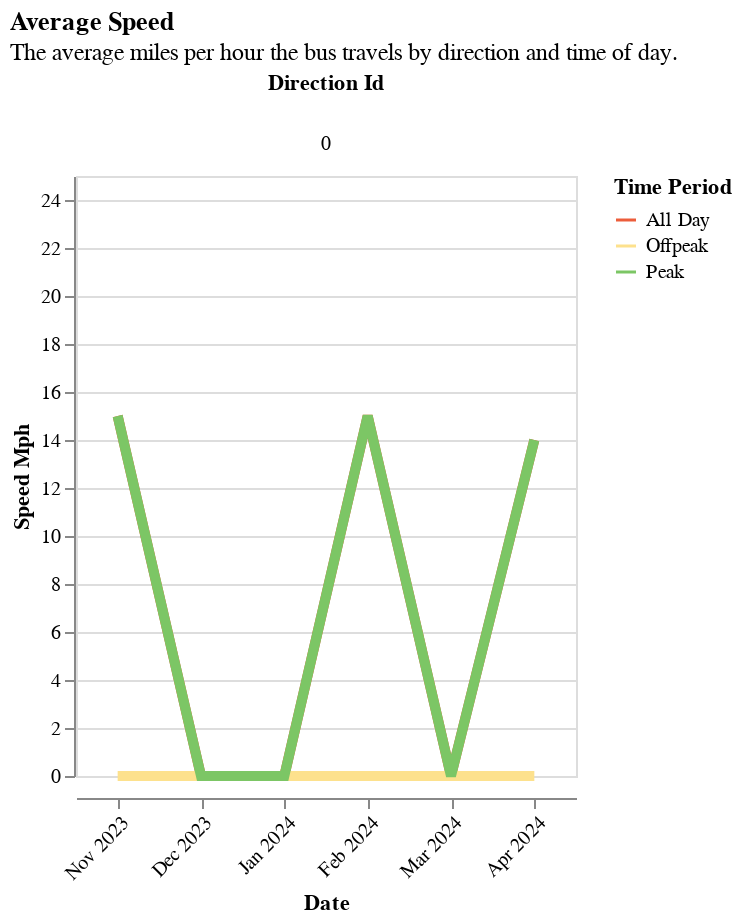

This figure's notebook cell:
### Markdown cell above
#### Speed MPH (Done)
* Needs a different type of chart.

### Code cell
section3.base_facet_line(
    one_route,
    "speed_mph",
    "Average Speed",
    "The average miles per hour the bus travels by direction and time of day.",
)

### Figure 1 — Vega-Lite specification as saved in the notebook (floating-point values rounded to 4 significant figures)
{"config": {"view": {"continuousWidth": 300, "continuousHeight": 300}}, "data": {"name": "data-b28c095d240a07f475c0f459aba40835"}, "facet": {"column": {"field": "direction_id", "title": "Direction Id", "type": "nominal"}}, "spec": {"mark": {"type": "line", "size": 5}, "encoding": {"color": {"field": "time_period", "scale": {"range": ["#ec5d3b", "#fde18d", "#7cc665"]}, "title": "Time Period", "type": "nominal"}, "strokeWidth": {"condition": {"test": "datum.time_peak == 'All Day'", "value": 10}, "value": 1}, "tooltip": [{"field": "route_combined_name", "type": "nominal"}, {"field": "route_id", "type": "nominal"}, {"field": "direction_id", "type": "quantitative"}, {"field": "time_period", "type": "nominal"}, {"field": "speed_mph_str", "type": "nominal"}], "x": {"axis": {"format": "%b %Y", "labelAngle": -45}, "field": "service_date", "timeUnit": "yearmonthdate", "title": "Date", "type": "ordinal"}, "y": {"field": "speed_mph", "scale": {"domain": [0, 25]}, "title": "Speed Mph", "type": "quantitative"}}, "height": 300, "name": "view_1", "width": 250}, "params": [{"name": "param_1", "select": {"type": "point", "fields": ["time_period"]}, "bind": "legend", "views": ["view_1"]}], "title": {"text": ["Average Speed"], "subtitle": ["The average miles per hour the bus travels by direction and time of day."]}, "$schema": "https://vega.github.io/schema/vega-lite/v5.14.1.json", "datasets": {"data-b28c095d240a07f475c0f459aba40835": [{"schedule_gtfs_dataset_key": "a253a8d7acd57657bb98050f37dd6b0f", "direction_id": 0.0, "time_period": "All Day", "avg_scheduled_service_minutes": 52.0, "avg_stop_miles": 0.2, "n_scheduled_trips": 12, "frequency": 0.5, "service_date": "2023-11-15T00:00:00", "minutes_atleast1_vp": 715, "minutes_atleast2_vp": 706, "total_rt_service_minutes": 703.5, "total_scheduled_service_minutes": 624.0, "total_vp": 2121, "vp_in_shape": 2121, "is_early": 0, "is_ontime": 3, "is_late": 9, "n_vp_trips": 12, "vp_per_minute": 3.01, "pct_in_shape": 100.0, "pct_rt_journey_atleast1_vp": 100.0, "pct_rt_journey_atleast2_vp": 100.0, "pct_sched_journey_atleast1_vp": 100.0, "pct_sched_journey_atleast2_vp": 100.0, "rt_sched_journey_ratio": 1.13, "avg_rt_service_minutes": 58.63, "sched_rt_category": "schedule_and_vp", "speed_mph": 15, "name": "Humboldt Schedule", "route_long_name": "AMRTS Gold Route", "route_short_name": "A Gold", "route_combined_name": "AMRTS Gold Route", "route_id": "14", "typology": "rapid", "schedule_source_record_id": "recGTiyx7VcxcUkRu", "base64_url": "aHR0cHM6Ly9kYXRhLnRyaWxsaXVtdHJhbnNpdC5jb20vZ3Rmcy9odW1ib2xkdGNvdW50eS1jYS11cy9odW1ib2xkdGNvdW50eS1jYS11cy56aXA=", "organization_source_record_id": "recynxkqEoo9dJEvw", "organization_name": "City of Eureka", "caltrans_district": "01 - Eureka", "rt_sched_journey_ratio_cat": "Late by 1-25% of the scheduled time", "frequency_cat": "<1 trip/hour", "vp_per_minute_cat": "3+ pings per minute (target)", "ruler_100_pct": 100, "ruler_for_vp_per_min": 2, "frequency_in_minutes": 120.0, "speed_mph_str": "15"}, {"schedule_gtfs_dataset_key": "a253a8d7acd57657bb98050f37dd6b0f", "direction_id": 0.0, "time_period": "All Day", "avg_scheduled_service_minutes": 52.0, "avg_stop_miles": 0.2, "n_scheduled_trips": 12, "frequency": 0.5, "service_date": "2023-12-13T00:00:00", "minutes_atleast1_vp": 703, "minutes_atleast2_vp": 700, "total_rt_service_minutes": 704.0, "total_scheduled_service_minutes": 624.0, "total_vp": 2097, "vp_in_shape": 2097, "is_early": 0, "is_ontime": 1, "is_late": 11, "n_vp_trips": 12, "vp_per_minute": 2.98, "pct_in_shape": 100.0, "pct_rt_journey_atleast1_vp": 100.0, "pct_rt_journey_atleast2_vp": 99.0, "pct_sched_journey_atleast1_vp": 100.0, "pct_sched_journey_atleast2_vp": 100.0, "rt_sched_journey_ratio": 1.13, "avg_rt_service_minutes": 58.67, "sched_rt_category": "schedule_and_vp", "speed_mph": 0, "name": "Humboldt Schedule", "route_long_name": "AMRTS Gold Route", "route_short_name": "A Gold", "route_combined_name": "AMRTS Gold Route", "route_id": "14", "typology": "rapid", "schedule_source_record_id": "recGTiyx7VcxcUkRu", "base64_url": "aHR0cHM6Ly9kYXRhLnRyaWxsaXVtdHJhbnNpdC5jb20vZ3Rmcy9odW1ib2xkdGNvdW50eS1jYS11cy9odW1ib2xkdGNvdW50eS1jYS11cy56aXA=", "organization_source_record_id": "recynxkqEoo9dJEvw", "organization_name": "City of Eureka", "caltrans_district": "01 - Eureka", "rt_sched_journey_ratio_cat": "Late by 1-25% of the scheduled time", "frequency_cat": "<1 trip/hour", "vp_per_minute_cat": "<3 pings/minute", "ruler_100_pct": 100, "ruler_for_vp_per_min": 2, "frequency_in_minutes": 120.0, "speed_mph_str": "0"}, {"schedule_gtfs_dataset_key": "a253a8d7acd57657bb98050f37dd6b0f", "direction_id": 0.0, "time_period": "All Day", "avg_scheduled_service_minutes": 52.0, "avg_stop_miles": 0.19, "n_scheduled_trips": 12, "frequency": 0.5, "service_date": "2024-01-17T00:00:00", "minutes_atleast1_vp": 732, "minutes_atleast2_vp": 723, "total_rt_service_minutes": 720.1, "total_scheduled_service_minutes": 624.0, "total_vp": 2173, "vp_in_shape": 2173, "is_early": 0, "is_ontime": 1, "is_late": 11, "n_vp_trips": 12, "vp_per_minute": 3.02, "pct_in_shape": 100.0, "pct_rt_journey_atleast1_vp": 100.0, "pct_rt_journey_atleast2_vp": 100.0, "pct_sched_journey_atleast1_vp": 100.0, "pct_sched_journey_atleast2_vp": 100.0, "rt_sched_journey_ratio": 1.15, "avg_rt_service_minutes": 60.01, "sched_rt_category": "schedule_and_vp", "speed_mph": 0, "name": "Humboldt Schedule", "route_long_name": "AMRTS Gold Route", "route_short_name": "A Gold", "route_combined_name": "AMRTS Gold Route", "route_id": "14", "typology": "rapid", "schedule_source_record_id": "recGTiyx7VcxcUkRu", "base64_url": "aHR0cHM6Ly9kYXRhLnRyaWxsaXVtdHJhbnNpdC5jb20vZ3Rmcy9odW1ib2xkdGNvdW50eS1jYS11cy9odW1ib2xkdGNvdW50eS1jYS11cy56aXA=", "organization_source_record_id": "recynxkqEoo9dJEvw", "organization_name": "City of Eureka", "caltrans_district": "01 - Eureka", "rt_sched_journey_ratio_cat": "Late by 1-25% of the scheduled time", "frequency_cat": "<1 trip/hour", "vp_per_minute_cat": "3+ pings per minute (target)", "ruler_100_pct": 100, "ruler_for_vp_per_min": 2, "frequency_in_minutes": 120.0, "speed_mph_str": "0"}, {"schedule_gtfs_dataset_key": "a253a8d7acd57657bb98050f37dd6b0f", "direction_id": 0.0, "time_period": "All Day", "avg_scheduled_service_minutes": 52.0, "avg_stop_miles": 0.19, "n_scheduled_trips": 12, "frequency": 0.5, "service_date": "2024-02-14T00:00:00", "minutes_atleast1_vp": 716, "minutes_atleast2_vp": 709, "total_rt_service_minutes": 703.7, "total_scheduled_service_minutes": 624.0, "total_vp": 2124, "vp_in_shape": 2124, "is_early": 1, "is_ontime": 0, "is_late": 11, "n_vp_trips": 12, "vp_per_minute": 3.02, "pct_in_shape": 100.0, "pct_rt_journey_atleast1_vp": 100.0, "pct_rt_journey_atleast2_vp": 100.0, "pct_sched_journey_atleast1_vp": 100.0, "pct_sched_journey_atleast2_vp": 100.0, "rt_sched_journey_ratio": 1.13, "avg_rt_service_minutes": 58.64, "sched_rt_category": "schedule_and_vp", "speed_mph": 15, "name": "Humboldt Schedule", "route_long_name": "AMRTS Gold Route", "route_short_name": "A Gold", "route_combined_name": "AMRTS Gold Route", "route_id": "14", "typology": "rapid", "schedule_source_record_id": "recGTiyx7VcxcUkRu", "base64_url": "aHR0cHM6Ly9kYXRhLnRyaWxsaXVtdHJhbnNpdC5jb20vZ3Rmcy9odW1ib2xkdGNvdW50eS1jYS11cy9odW1ib2xkdGNvdW50eS1jYS11cy56aXA=", "organization_source_record_id": "recynxkqEoo9dJEvw", "organization_name": "City of Eureka", "caltrans_district": "01 - Eureka", "rt_sched_journey_ratio_cat": "Late by 1-25% of the scheduled time", "frequency_cat": "<1 trip/hour", "vp_per_minute_cat": "3+ pings per minute (target)", "ruler_100_pct": 100, "ruler_for_vp_per_min": 2, "frequency_in_minutes": 120.0, "speed_mph_str": "15"}, {"schedule_gtfs_dataset_key": "a253a8d7acd57657bb98050f37dd6b0f", "direction_id": 0.0, "time_period": "All Day", "avg_scheduled_service_minutes": 52.0, "avg_stop_miles": 0.19, "n_scheduled_trips": 12, "frequency": 0.5, "service_date": "2024-03-13T00:00:00", "minutes_atleast1_vp": 717, "minutes_atleast2_vp": 701, "total_rt_service_minutes": 709.0, "total_scheduled_service_minutes": 624.0, "total_vp": 2111, "vp_in_shape": 2104, "is_early": 0, "is_ontime": 3, "is_late": 9, "n_vp_trips": 12, "vp_per_minute": 2.98, "pct_in_shape": 100.0, "pct_rt_journey_atleast1_vp": 100.0, "pct_rt_journey_atleast2_vp": 99.0, "pct_sched_journey_atleast1_vp": 100.0, "pct_sched_journey_atleast2_vp": 100.0, "rt_sched_journey_ratio": 1.14, "avg_rt_service_minutes": 59.09, "sched_rt_category": "schedule_and_vp", "speed_mph": 0, "name": "Humboldt Schedule", "route_long_name": "AMRTS Gold Route", "route_short_name": "A Gold", "route_combined_name": "AMRTS Gold Route", "route_id": "14", "typology": "rapid", "schedule_source_record_id": "recGTiyx7VcxcUkRu", "base64_url": "aHR0cHM6Ly9kYXRhLnRyaWxsaXVtdHJhbnNpdC5jb20vZ3Rmcy9odW1ib2xkdGNvdW50eS1jYS11cy9odW1ib2xkdGNvdW50eS1jYS11cy56aXA=", "organization_source_record_id": "recynxkqEoo9dJEvw", "organization_name": "City of Eureka", "caltrans_district": "01 - Eureka", "rt_sched_journey_ratio_cat": "Late by 1-25% of the scheduled time", "frequency_cat": "<1 trip/hour", "vp_per_minute_cat": "<3 pings/minute", "ruler_100_pct": 100, "ruler_for_vp_per_min": 2, "frequency_in_minutes": 120.0, "speed_mph_str": "0"}, {"schedule_gtfs_dataset_key": "a253a8d7acd57657bb98050f37dd6b0f", "direction_id": 0.0, "time_period": "All Day", "avg_scheduled_service_minutes": 52.0, "avg_stop_miles": 0.19, "n_scheduled_trips": 12, "frequency": 0.5, "service_date": "2024-04-17T00:00:00", "minutes_atleast1_vp": 714, "minutes_atleast2_vp": 707, "total_rt_service_minutes": 703.8, "total_scheduled_service_minutes": 624.0, "total_vp": 2119, "vp_in_shape": 2118, "is_early": 0, "is_ontime": 1, "is_late": 11, "n_vp_trips": 12, "vp_per_minute": 3.01, "pct_in_shape": 100.0, "pct_rt_journey_atleast1_vp": 100.0, "pct_rt_journey_atleast2_vp": 100.0, "pct_sched_journey_atleast1_vp": 100.0, "pct_sched_journey_atleast2_vp": 100.0, "rt_sched_journey_ratio": 1.13, "avg_rt_service_minutes": 58.65, "sched_rt_category": "schedule_and_vp", "speed_mph": 14, "name": "Humboldt Schedule", "route_long_name": "AMRTS Gold Route", "route_short_name": "A Gold", "route_combined_name": "AMRTS Gold Route", "route_id": "14", "typology": "rapid", "schedule_source_record_id": "recGTiyx7VcxcUkRu", "base64_url": "aHR0cHM6Ly9kYXRhLnRyaWxsaXVtdHJhbnNpdC5jb20vZ3Rmcy9odW1ib2xkdGNvdW50eS1jYS11cy9odW1ib2xkdGNvdW50eS1jYS11cy56aXA=", "organization_source_record_id": "recynxkqEoo9dJEvw", "organization_name": "City of Eureka", "caltrans_district": "01 - Eureka", "rt_sched_journey_ratio_cat": "Late by 1-25% of the scheduled time", "frequency_cat": "<1 trip/hour", "vp_per_minute_cat": "3+ pings per minute (target)", "ruler_100_pct": 100, "ruler_for_vp_per_min": 2, "frequency_in_minutes": 120.0, "speed_mph_str": "14"}, {"schedule_gtfs_dataset_key": "a253a8d7acd57657bb98050f37dd6b0f", "direction_id": 0.0, "time_period": "Offpeak", "avg_scheduled_service_minutes": 52.0, "avg_stop_miles": 0.2, "n_scheduled_trips": 5, "frequency": 0.31, "service_date": "2023-11-15T00:00:00", "minutes_atleast1_vp": 305, "minutes_atleast2_vp": 301, "total_rt_service_minutes": 299.7, "total_scheduled_service_minutes": 260.0, "total_vp": 904, "vp_in_shape": 904, "is_early": 0, "is_ontime": 1, "is_late": 4, "n_vp_trips": 5, "vp_per_minute": 3.02, "pct_in_shape": 100.0, "pct_rt_journey_atleast1_vp": 100.0, "pct_rt_journey_atleast2_vp": 100.0, "pct_sched_journey_atleast1_vp": 100.0, "pct_sched_journey_atleast2_vp": 100.0, "rt_sched_journey_ratio": 1.15, "avg_rt_service_minutes": 59.94, "sched_rt_category": "schedule_and_vp", "speed_mph": 0, "name": "Humboldt Schedule", "route_long_name": "AMRTS Gold Route", "route_short_name": "A Gold", "route_combined_name": "AMRTS Gold Route", "route_id": "14", "typology": "rapid", "schedule_source_record_id": "recGTiyx7VcxcUkRu", "base64_url": "aHR0cHM6Ly9kYXRhLnRyaWxsaXVtdHJhbnNpdC5jb20vZ3Rmcy9odW1ib2xkdGNvdW50eS1jYS11cy9odW1ib2xkdGNvdW50eS1jYS11cy56aXA=", "organization_source_record_id": "recynxkqEoo9dJEvw", "organization_name": "City of Eureka", "caltrans_district": "01 - Eureka", "rt_sched_journey_ratio_cat": "Late by 1-25% of the scheduled time", "frequency_cat": "<1 trip/hour", "vp_per_minute_cat": "3+ pings per minute (target)", "ruler_100_pct": 100, "ruler_for_vp_per_min": 2, "frequency_in_minutes": 193.5, "speed_mph_str": "0"}, {"schedule_gtfs_dataset_key": "a253a8d7acd57657bb98050f37dd6b0f", "direction_id": 0.0, "time_period": "Offpeak", "avg_scheduled_service_minutes": 52.0, "avg_stop_miles": 0.2, "n_scheduled_trips": 5, "frequency": 0.31, "service_date": "2023-12-13T00:00:00", "minutes_atleast1_vp": 303, "minutes_atleast2_vp": 302, "total_rt_service_minutes": 299.5, "total_scheduled_service_minutes": 260.0, "total_vp": 904, "vp_in_shape": 904, "is_early": 0, "is_ontime": 0, "is_late": 5, "n_vp_trips": 5, "vp_per_minute": 3.02, "pct_in_shape": 100.0, "pct_rt_journey_atleast1_vp": 100.0, "pct_rt_journey_atleast2_vp": 100.0, "pct_sched_journey_atleast1_vp": 100.0, "pct_sched_journey_atleast2_vp": 100.0, "rt_sched_journey_ratio": 1.15, "avg_rt_service_minutes": 59.89, "sched_rt_category": "schedule_and_vp", "speed_mph": 0, "name": "Humboldt Schedule", "route_long_name": "AMRTS Gold Route", "route_short_name": "A Gold", "route_combined_name": "AMRTS Gold Route", "route_id": "14", "typology": "rapid", "schedule_source_record_id": "recGTiyx7VcxcUkRu", "base64_url": "aHR0cHM6Ly9kYXRhLnRyaWxsaXVtdHJhbnNpdC5jb20vZ3Rmcy9odW1ib2xkdGNvdW50eS1jYS11cy9odW1ib2xkdGNvdW50eS1jYS11cy56aXA=", "organization_source_record_id": "recynxkqEoo9dJEvw", "organization_name": "City of Eureka", "caltrans_district": "01 - Eureka", "rt_sched_journey_ratio_cat": "Late by 1-25% of the scheduled time", "frequency_cat": "<1 trip/hour", "vp_per_minute_cat": "3+ pings per minute (target)", "ruler_100_pct": 100, "ruler_for_vp_per_min": 2, "frequency_in_minutes": 193.5, "speed_mph_str": "0"}, {"schedule_gtfs_dataset_key": "a253a8d7acd57657bb98050f37dd6b0f", "direction_id": 0.0, "time_period": "Offpeak", "avg_scheduled_service_minutes": 52.0, "avg_stop_miles": 0.19, "n_scheduled_trips": 5, "frequency": 0.31, "service_date": "2024-01-17T00:00:00", "minutes_atleast1_vp": 304, "minutes_atleast2_vp": 302, "total_rt_service_minutes": 300.2, "total_scheduled_service_minutes": 260.0, "total_vp": 906, "vp_in_shape": 906, "is_early": 0, "is_ontime": 0, "is_late": 5, "n_vp_trips": 5, "vp_per_minute": 3.02, "pct_in_shape": 100.0, "pct_rt_journey_atleast1_vp": 100.0, "pct_rt_journey_atleast2_vp": 100.0, "pct_sched_journey_atleast1_vp": 100.0, "pct_sched_journey_atleast2_vp": 100.0, "rt_sched_journey_ratio": 1.15, "avg_rt_service_minutes": 60.03, "sched_rt_category": "schedule_and_vp", "speed_mph": 0, "name": "Humboldt Schedule", "route_long_name": "AMRTS Gold Route", "route_short_name": "A Gold", "route_combined_name": "AMRTS Gold Route", "route_id": "14", "typology": "rapid", "schedule_source_record_id": "recGTiyx7VcxcUkRu", "base64_url": "aHR0cHM6Ly9kYXRhLnRyaWxsaXVtdHJhbnNpdC5jb20vZ3Rmcy9odW1ib2xkdGNvdW50eS1jYS11cy9odW1ib2xkdGNvdW50eS1jYS11cy56aXA=", "organization_source_record_id": "recynxkqEoo9dJEvw", "organization_name": "City of Eureka", "caltrans_district": "01 - Eureka", "rt_sched_journey_ratio_cat": "Late by 1-25% of the scheduled time", "frequency_cat": "<1 trip/hour", "vp_per_minute_cat": "3+ pings per minute (target)", "ruler_100_pct": 100, "ruler_for_vp_per_min": 2, "frequency_in_minutes": 193.5, "speed_mph_str": "0"}, {"schedule_gtfs_dataset_key": "a253a8d7acd57657bb98050f37dd6b0f", "direction_id": 0.0, "time_period": "Offpeak", "avg_scheduled_service_minutes": 52.0, "avg_stop_miles": 0.19, "n_scheduled_trips": 5, "frequency": 0.31, "service_date": "2024-02-14T00:00:00", "minutes_atleast1_vp": 306, "minutes_atleast2_vp": 304, "total_rt_service_minutes": 301.2, "total_scheduled_service_minutes": 260.0, "total_vp": 909, "vp_in_shape": 909, "is_early": 0, "is_ontime": 0, "is_late": 5, "n_vp_trips": 5, "vp_per_minute": 3.02, "pct_in_shape": 100.0, "pct_rt_journey_atleast1_vp": 100.0, "pct_rt_journey_atleast2_vp": 100.0, "pct_sched_journey_atleast1_vp": 100.0, "pct_sched_journey_atleast2_vp": 100.0, "rt_sched_journey_ratio": 1.16, "avg_rt_service_minutes": 60.23, "sched_rt_category": "schedule_and_vp", "speed_mph": 0, "name": "Humboldt Schedule", "route_long_name": "AMRTS Gold Route", "route_short_name": "A Gold", "route_combined_name": "AMRTS Gold Route", "route_id": "14", "typology": "rapid", "schedule_source_record_id": "recGTiyx7VcxcUkRu", "base64_url": "aHR0cHM6Ly9kYXRhLnRyaWxsaXVtdHJhbnNpdC5jb20vZ3Rmcy9odW1ib2xkdGNvdW50eS1jYS11cy9odW1ib2xkdGNvdW50eS1jYS11cy56aXA=", "organization_source_record_id": "recynxkqEoo9dJEvw", "organization_name": "City of Eureka", "caltrans_district": "01 - Eureka", "rt_sched_journey_ratio_cat": "Late by 1-25% of the scheduled time", "frequency_cat": "<1 trip/hour", "vp_per_minute_cat": "3+ pings per minute (target)", "ruler_100_pct": 100, "ruler_for_vp_per_min": 2, "frequency_in_minutes": 193.5, "speed_mph_str": "0"}, {"schedule_gtfs_dataset_key": "a253a8d7acd57657bb98050f37dd6b0f", "direction_id": 0.0, "time_period": "Offpeak", "avg_scheduled_service_minutes": 52.0, "avg_stop_miles": 0.19, "n_scheduled_trips": 5, "frequency": 0.31, "service_date": "2024-03-13T00:00:00", "minutes_atleast1_vp": 314, "minutes_atleast2_vp": 307, "total_rt_service_minutes": 310.4, "total_scheduled_service_minutes": 260.0, "total_vp": 924, "vp_in_shape": 924, "is_early": 0, "is_ontime": 0, "is_late": 5, "n_vp_trips": 5, "vp_per_minute": 2.98, "pct_in_shape": 100.0, "pct_rt_journey_atleast1_vp": 100.0, "pct_rt_journey_atleast2_vp": 99.0, "pct_sched_journey_atleast1_vp": 100.0, "pct_sched_journey_atleast2_vp": 100.0, "rt_sched_journey_ratio": 1.19, "avg_rt_service_minutes": 62.08, "sched_rt_category": "schedule_and_vp", "speed_mph": 0, "name": "Humboldt Schedule", "route_long_name": "AMRTS Gold Route", "route_short_name": "A Gold", "route_combined_name": "AMRTS Gold Route", "route_id": "14", "typology": "rapid", "schedule_source_record_id": "recGTiyx7VcxcUkRu", "base64_url": "aHR0cHM6Ly9kYXRhLnRyaWxsaXVtdHJhbnNpdC5jb20vZ3Rmcy9odW1ib2xkdGNvdW50eS1jYS11cy9odW1ib2xkdGNvdW50eS1jYS11cy56aXA=", "organization_source_record_id": "recynxkqEoo9dJEvw", "organization_name": "City of Eureka", "caltrans_district": "01 - Eureka", "rt_sched_journey_ratio_cat": "Late by 1-25% of the scheduled time", "frequency_cat": "<1 trip/hour", "vp_per_minute_cat": "<3 pings/minute", "ruler_100_pct": 100, "ruler_for_vp_per_min": 2, "frequency_in_minutes": 193.5, "speed_mph_str": "0"}, {"schedule_gtfs_dataset_key": "a253a8d7acd57657bb98050f37dd6b0f", "direction_id": 0.0, "time_period": "Offpeak", "avg_scheduled_service_minutes": 52.0, "avg_stop_miles": 0.19, "n_scheduled_trips": 5, "frequency": 0.31, "service_date": "2024-04-17T00:00:00", "minutes_atleast1_vp": 303, "minutes_atleast2_vp": 300, "total_rt_service_minutes": 298.6, "total_scheduled_service_minutes": 260.0, "total_vp": 901, "vp_in_shape": 901, "is_early": 0, "is_ontime": 0, "is_late": 5, "n_vp_trips": 5, "vp_per_minute": 3.02, "pct_in_shape": 100.0, "pct_rt_journey_atleast1_vp": 100.0, "pct_rt_journey_atleast2_vp": 100.0, "pct_sched_journey_atleast1_vp": 100.0, "pct_sched_journey_atleast2_vp": 100.0, "rt_sched_journey_ratio": 1.15, "avg_rt_service_minutes": 59.73, "sched_rt_category": "schedule_and_vp", "speed_mph": 0, "name": "Humboldt Schedule", "route_long_name": "AMRTS Gold Route", "route_short_name": "A Gold", "route_combined_name": "AMRTS Gold Route", "route_id": "14", "typology": "rapid", "schedule_source_record_id": "recGTiyx7VcxcUkRu", "base64_url": "aHR0cHM6Ly9kYXRhLnRyaWxsaXVtdHJhbnNpdC5jb20vZ3Rmcy9odW1ib2xkdGNvdW50eS1jYS11cy9odW1ib2xkdGNvdW50eS1jYS11cy56aXA=", "organization_source_record_id": "recynxkqEoo9dJEvw", "organization_name": "City of Eureka", "caltrans_district": "01 - Eureka", "rt_sched_journey_ratio_cat": "Late by 1-25% of the scheduled time", "frequency_cat": "<1 trip/hour", "vp_per_minute_cat": "3+ pings per minute (target)", "ruler_100_pct": 100, "ruler_for_vp_per_min": 2, "frequency_in_minutes": 193.5, "speed_mph_str": "0"}, {"schedule_gtfs_dataset_key": "a253a8d7acd57657bb98050f37dd6b0f", "direction_id": 0.0, "time_period": "Peak", "avg_scheduled_service_minutes": 52.0, "avg_stop_miles": 0.2, "n_scheduled_trips": 7, "frequency": 0.88, "service_date": "2023-11-15T00:00:00", "minutes_atleast1_vp": 410, "minutes_atleast2_vp": 405, "total_rt_service_minutes": 403.8, "total_scheduled_service_minutes": 364.0, "total_vp": 1217, "vp_in_shape": 1217, "is_early": 0, "is_ontime": 2, "is_late": 5, "n_vp_trips": 7, "vp_per_minute": 3.01, "pct_in_shape": 100.0, "pct_rt_journey_atleast1_vp": 100.0, "pct_rt_journey_atleast2_vp": 100.0, "pct_sched_journey_atleast1_vp": 100.0, "pct_sched_journey_atleast2_vp": 100.0, "rt_sched_journey_ratio": 1.11, "avg_rt_service_minutes": 57.69, "sched_rt_category": "schedule_and_vp", "speed_mph": 15, "name": "Humboldt Schedule", "route_long_name": "AMRTS Gold Route", "route_short_name": "A Gold", "route_combined_name": "AMRTS Gold Route", "route_id": "14", "typology": "rapid", "schedule_source_record_id": "recGTiyx7VcxcUkRu", "base64_url": "aHR0cHM6Ly9kYXRhLnRyaWxsaXVtdHJhbnNpdC5jb20vZ3Rmcy9odW1ib2xkdGNvdW50eS1jYS11cy9odW1ib2xkdGNvdW50eS1jYS11cy56aXA=", "organization_source_record_id": "recynxkqEoo9dJEvw", "organization_name": "City of Eureka", "caltrans_district": "01 - Eureka", "rt_sched_journey_ratio_cat": "Late by 1-25% of the scheduled time", "frequency_cat": "<1 trip/hour", "vp_per_minute_cat": "3+ pings per minute (target)", "ruler_100_pct": 100, "ruler_for_vp_per_min": 2, "frequency_in_minutes": 68.18, "speed_mph_str": "15"}, {"schedule_gtfs_dataset_key": "a253a8d7acd57657bb98050f37dd6b0f", "direction_id": 0.0, "time_period": "Peak", "avg_scheduled_service_minutes": 52.0, "avg_stop_miles": 0.2, "n_scheduled_trips": 7, "frequency": 0.88, "service_date": "2023-12-13T00:00:00", "minutes_atleast1_vp": 400, "minutes_atleast2_vp": 398, "total_rt_service_minutes": 404.6, "total_scheduled_service_minutes": 364.0, "total_vp": 1193, "vp_in_shape": 1193, "is_early": 0, "is_ontime": 1, "is_late": 6, "n_vp_trips": 7, "vp_per_minute": 2.95, "pct_in_shape": 100.0, "pct_rt_journey_atleast1_vp": 99.0, "pct_rt_journey_atleast2_vp": 98.0, "pct_sched_journey_atleast1_vp": 100.0, "pct_sched_journey_atleast2_vp": 100.0, "rt_sched_journey_ratio": 1.11, "avg_rt_service_minutes": 57.8, "sched_rt_category": "schedule_and_vp", "speed_mph": 0, "name": "Humboldt Schedule", "route_long_name": "AMRTS Gold Route", "route_short_name": "A Gold", "route_combined_name": "AMRTS Gold Route", "route_id": "14", "typology": "rapid", "schedule_source_record_id": "recGTiyx7VcxcUkRu", "base64_url": "aHR0cHM6Ly9kYXRhLnRyaWxsaXVtdHJhbnNpdC5jb20vZ3Rmcy9odW1ib2xkdGNvdW50eS1jYS11cy9odW1ib2xkdGNvdW50eS1jYS11cy56aXA=", "organization_source_record_id": "recynxkqEoo9dJEvw", "organization_name": "City of Eureka", "caltrans_district": "01 - Eureka", "rt_sched_journey_ratio_cat": "Late by 1-25% of the scheduled time", "frequency_cat": "<1 trip/hour", "vp_per_minute_cat": "<3 pings/minute", "ruler_100_pct": 100, "ruler_for_vp_per_min": 2, "frequency_in_minutes": 68.18, "speed_mph_str": "0"}, {"schedule_gtfs_dataset_key": "a253a8d7acd57657bb98050f37dd6b0f", "direction_id": 0.0, "time_period": "Peak", "avg_scheduled_service_minutes": 52.0, "avg_stop_miles": 0.19, "n_scheduled_trips": 7, "frequency": 0.88, "service_date": "2024-01-17T00:00:00", "minutes_atleast1_vp": 428, "minutes_atleast2_vp": 421, "total_rt_service_minutes": 420.0, "total_scheduled_service_minutes": 364.0, "total_vp": 1267, "vp_in_shape": 1267, "is_early": 0, "is_ontime": 1, "is_late": 6, "n_vp_trips": 7, "vp_per_minute": 3.02, "pct_in_shape": 100.0, "pct_rt_journey_atleast1_vp": 100.0, "pct_rt_journey_atleast2_vp": 100.0, "pct_sched_journey_atleast1_vp": 100.0, "pct_sched_journey_atleast2_vp": 100.0, "rt_sched_journey_ratio": 1.15, "avg_rt_service_minutes": 60.0, "sched_rt_category": "schedule_and_vp", "speed_mph": 0, "name": "Humboldt Schedule", "route_long_name": "AMRTS Gold Route", "route_short_name": "A Gold", "route_combined_name": "AMRTS Gold Route", "route_id": "14", "typology": "rapid", "schedule_source_record_id": "recGTiyx7VcxcUkRu", "base64_url": "aHR0cHM6Ly9kYXRhLnRyaWxsaXVtdHJhbnNpdC5jb20vZ3Rmcy9odW1ib2xkdGNvdW50eS1jYS11cy9odW1ib2xkdGNvdW50eS1jYS11cy56aXA=", "organization_source_record_id": "recynxkqEoo9dJEvw", "organization_name": "City of Eureka", "caltrans_district": "01 - Eureka", "rt_sched_journey_ratio_cat": "Late by 1-25% of the scheduled time", "frequency_cat": "<1 trip/hour", "vp_per_minute_cat": "3+ pings per minute (target)", "ruler_100_pct": 100, "ruler_for_vp_per_min": 2, "frequency_in_minutes": 68.18, "speed_mph_str": "0"}, {"schedule_gtfs_dataset_key": "a253a8d7acd57657bb98050f37dd6b0f", "direction_id": 0.0, "time_period": "Peak", "avg_scheduled_service_minutes": 52.0, "avg_stop_miles": 0.19, "n_scheduled_trips": 7, "frequency": 0.88, "service_date": "2024-02-14T00:00:00", "minutes_atleast1_vp": 410, "minutes_atleast2_vp": 405, "total_rt_service_minutes": 402.6, "total_scheduled_service_minutes": 364.0, "total_vp": 1215, "vp_in_shape": 1215, "is_early": 1, "is_ontime": 0, "is_late": 6, "n_vp_trips": 7, "vp_per_minute": 3.02, "pct_in_shape": 100.0, "pct_rt_journey_atleast1_vp": 100.0, "pct_rt_journey_atleast2_vp": 100.0, "pct_sched_journey_atleast1_vp": 100.0, "pct_sched_journey_atleast2_vp": 100.0, "rt_sched_journey_ratio": 1.11, "avg_rt_service_minutes": 57.51, "sched_rt_category": "schedule_and_vp", "speed_mph": 15, "name": "Humboldt Schedule", "route_long_name": "AMRTS Gold Route", "route_short_name": "A Gold", "route_combined_name": "AMRTS Gold Route", "route_id": "14", "typology": "rapid", "schedule_source_record_id": "recGTiyx7VcxcUkRu", "base64_url": "aHR0cHM6Ly9kYXRhLnRyaWxsaXVtdHJhbnNpdC5jb20vZ3Rmcy9odW1ib2xkdGNvdW50eS1jYS11cy9odW1ib2xkdGNvdW50eS1jYS11cy56aXA=", "organization_source_record_id": "recynxkqEoo9dJEvw", "organization_name": "City of Eureka", "caltrans_district": "01 - Eureka", "rt_sched_journey_ratio_cat": "Late by 1-25% of the scheduled time", "frequency_cat": "<1 trip/hour", "vp_per_minute_cat": "3+ pings per minute (target)", "ruler_100_pct": 100, "ruler_for_vp_per_min": 2, "frequency_in_minutes": 68.18, "speed_mph_str": "15"}, {"schedule_gtfs_dataset_key": "a253a8d7acd57657bb98050f37dd6b0f", "direction_id": 0.0, "time_period": "Peak", "avg_scheduled_service_minutes": 52.0, "avg_stop_miles": 0.19, "n_scheduled_trips": 7, "frequency": 0.88, "service_date": "2024-03-13T00:00:00", "minutes_atleast1_vp": 403, "minutes_atleast2_vp": 394, "total_rt_service_minutes": 398.6, "total_scheduled_service_minutes": 364.0, "total_vp": 1187, "vp_in_shape": 1180, "is_early": 0, "is_ontime": 3, "is_late": 4, "n_vp_trips": 7, "vp_per_minute": 2.98, "pct_in_shape": 99.0, "pct_rt_journey_atleast1_vp": 100.0, "pct_rt_journey_atleast2_vp": 99.0, "pct_sched_journey_atleast1_vp": 100.0, "pct_sched_journey_atleast2_vp": 100.0, "rt_sched_journey_ratio": 1.1, "avg_rt_service_minutes": 56.95, "sched_rt_category": "schedule_and_vp", "speed_mph": 0, "name": "Humboldt Schedule", "route_long_name": "AMRTS Gold Route", "route_short_name": "A Gold", "route_combined_name": "AMRTS Gold Route", "route_id": "14", "typology": "rapid", "schedule_source_record_id": "recGTiyx7VcxcUkRu", "base64_url": "aHR0cHM6Ly9kYXRhLnRyaWxsaXVtdHJhbnNpdC5jb20vZ3Rmcy9odW1ib2xkdGNvdW50eS1jYS11cy9odW1ib2xkdGNvdW50eS1jYS11cy56aXA=", "organization_source_record_id": "recynxkqEoo9dJEvw", "organization_name": "City of Eureka", "caltrans_district": "01 - Eureka", "rt_sched_journey_ratio_cat": "Late by 1-25% of the scheduled time", "frequency_cat": "<1 trip/hour", "vp_per_minute_cat": "<3 pings/minute", "ruler_100_pct": 100, "ruler_for_vp_per_min": 2, "frequency_in_minutes": 68.18, "speed_mph_str": "0"}, {"schedule_gtfs_dataset_key": "a253a8d7acd57657bb98050f37dd6b0f", "direction_id": 0.0, "time_period": "Peak", "avg_scheduled_service_minutes": 52.0, "avg_stop_miles": 0.19, "n_scheduled_trips": 7, "frequency": 0.88, "service_date": "2024-04-17T00:00:00", "minutes_atleast1_vp": 411, "minutes_atleast2_vp": 407, "total_rt_service_minutes": 405.1, "total_scheduled_service_minutes": 364.0, "total_vp": 1218, "vp_in_shape": 1217, "is_early": 0, "is_ontime": 1, "is_late": 6, "n_vp_trips": 7, "vp_per_minute": 3.01, "pct_in_shape": 100.0, "pct_rt_journey_atleast1_vp": 100.0, "pct_rt_journey_atleast2_vp": 100.0, "pct_sched_journey_atleast1_vp": 100.0, "pct_sched_journey_atleast2_vp": 100.0, "rt_sched_journey_ratio": 1.11, "avg_rt_service_minutes": 57.88, "sched_rt_category": "schedule_and_vp", "speed_mph": 14, "name": "Humboldt Schedule", "route_long_name": "AMRTS Gold Route", "route_short_name": "A Gold", "route_combined_name": "AMRTS Gold Route", "route_id": "14", "typology": "rapid", "schedule_source_record_id": "recGTiyx7VcxcUkRu", "base64_url": "aHR0cHM6Ly9kYXRhLnRyaWxsaXVtdHJhbnNpdC5jb20vZ3Rmcy9odW1ib2xkdGNvdW50eS1jYS11cy9odW1ib2xkdGNvdW50eS1jYS11cy56aXA=", "organization_source_record_id": "recynxkqEoo9dJEvw", "organization_name": "City of Eureka", "caltrans_district": "01 - Eureka", "rt_sched_journey_ratio_cat": "Late by 1-25% of the scheduled time", "frequency_cat": "<1 trip/hour", "vp_per_minute_cat": "3+ pings per minute (target)", "ruler_100_pct": 100, "ruler_for_vp_per_min": 2, "frequency_in_minutes": 68.18, "speed_mph_str": "14"}]}}
